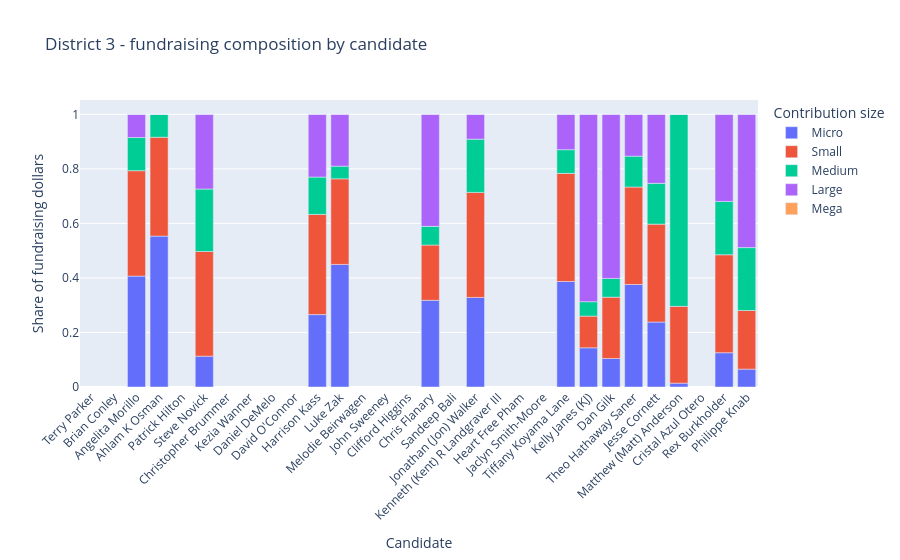

Write notebook code for a chart like this one.
### Markdown cell above
## 7. Fundraising composition, candidate by candidate

Sometimes the clearest way to understand a candidate is to see their whole
funding mix at once rather than one share at a time. Each bar is a candidate,
split by where their dollars came from.

**Edit the district and rerun.** Look for candidates whose bar looks unlike
their neighbours', and check whether their electoral result was unusual too.

### Code cell
# ------------------------------------------------------------
# EDIT THIS LINE to look at a different district.
# ------------------------------------------------------------
district_to_explore = 3
# ------------------------------------------------------------

amount_share_columns = [
    "amount_share_micro",
    "amount_share_small",
    "amount_share_medium",
    "amount_share_large",
    "amount_share_mega",
]

available_columns = [c for c in amount_share_columns if c in analysis.columns]

district_data = analysis[analysis["district"] == district_to_explore]

# melt turns one row per candidate into one row per candidate-and-bin,
# which is the shape plotly needs for a stacked bar chart.
profile_plot = district_data[
    ["canonical_candidate", "is_viable", "mentions"] + available_columns
].melt(
    id_vars=["canonical_candidate", "is_viable", "mentions"],
    var_name="bin",
    value_name="amount_share",
)

# Tidy up the bin names for the legend.
profile_plot["bin"] = (
    profile_plot["bin"].str.replace("amount_share_", "", regex=False).str.title()
)

fig = px.bar(
    profile_plot,
    x="canonical_candidate",
    y="amount_share",
    color="bin",
    hover_data=["is_viable", "mentions"],
    labels={
        "canonical_candidate": "Candidate",
        "amount_share": "Share of fundraising dollars",
        "bin": "Contribution size",
    },
    title=f"District {district_to_explore} - fundraising composition by candidate",
)

fig.update_layout(xaxis_tickangle=-45)
fig.show()

### Figure 1 — Plotly figure (JSON) as saved in the notebook; plotly's stock layout.template omitted (floating-point values rounded to 4 significant figures)
{"data": [{"customdata": [[false, 2799], [false, 6253], [true, 47477], [false, 12133], [false, 1462], [true, 51189], [false, 1914], [false, 19435], [false, 11982], [false, 1007], [false, 9223], [false, 8581], [false, 6165], [false, 1588], [false, 998], [false, 20728], [false, 7250], [false, 8736], [false, 1771], [false, 3742], [false, 1436], [true, 45876], [false, 2684], [false, 3130], [false, 3525], [true, 31392], [false, 4506], [false, 20621], [true, 29335], [false, 19531]], "hovertemplate": "Contribution size=Micro<br>Candidate=%{x}<br>Share of fundraising dollars=%{y}<br>is_viable=%{customdata[0]}<br>mentions=%{customdata[1]}<extra></extra>", "legendgroup": "Micro", "marker": {"color": "#636efa", "pattern": {"shape": ""}}, "name": "Micro", "orientation": "v", "showlegend": true, "textposition": "auto", "type": "bar", "x": ["Terry Parker", "Brian Conley", "Angelita Morillo", "Ahlam K Osman", "Patrick Hilton", "Steve Novick", "Christopher Brummer", "Kezia Wanner", "Daniel DeMelo", "David O'Connor", "Harrison Kass", "Luke Zak", "Melodie Beirwagen", "John Sweeney", "Clifford Higgins", "Chris Flanary", "Sandeep Bali", "Jonathan (Jon) Walker", "Kenneth (Kent) R Landgraver III", "Heart Free Pham", "Jaclyn Smith-Moore", "Tiffany Koyama Lane", "Kelly Janes (KJ)", "Dan Gilk", "Theo Hathaway Saner", "Jesse Cornett", "Matthew (Matt) Anderson", "Cristal Azul Otero", "Rex Burkholder", "Philippe Knab"], "xaxis": "x", "y": [NaN, NaN, 0.4067, 0.5534, NaN, 0.113, NaN, NaN, NaN, NaN, 0.2655, 0.4496, NaN, NaN, NaN, 0.3179, NaN, 0.3286, NaN, NaN, NaN, 0.387, 0.1438, 0.1046, 0.376, 0.2382, 0.01408, NaN, 0.1257, 0.06549], "yaxis": "y"}, {"customdata": [[false, 2799], [false, 6253], [true, 47477], [false, 12133], [false, 1462], [true, 51189], [false, 1914], [false, 19435], [false, 11982], [false, 1007], [false, 9223], [false, 8581], [false, 6165], [false, 1588], [false, 998], [false, 20728], [false, 7250], [false, 8736], [false, 1771], [false, 3742], [false, 1436], [true, 45876], [false, 2684], [false, 3130], [false, 3525], [true, 31392], [false, 4506], [false, 20621], [true, 29335], [false, 19531]], "hovertemplate": "Contribution size=Small<br>Candidate=%{x}<br>Share of fundraising dollars=%{y}<br>is_viable=%{customdata[0]}<br>mentions=%{customdata[1]}<extra></extra>", "legendgroup": "Small", "marker": {"color": "#EF553B", "pattern": {"shape": ""}}, "name": "Small", "orientation": "v", "showlegend": true, "textposition": "auto", "type": "bar", "x": ["Terry Parker", "Brian Conley", "Angelita Morillo", "Ahlam K Osman", "Patrick Hilton", "Steve Novick", "Christopher Brummer", "Kezia Wanner", "Daniel DeMelo", "David O'Connor", "Harrison Kass", "Luke Zak", "Melodie Beirwagen", "John Sweeney", "Clifford Higgins", "Chris Flanary", "Sandeep Bali", "Jonathan (Jon) Walker", "Kenneth (Kent) R Landgraver III", "Heart Free Pham", "Jaclyn Smith-Moore", "Tiffany Koyama Lane", "Kelly Janes (KJ)", "Dan Gilk", "Theo Hathaway Saner", "Jesse Cornett", "Matthew (Matt) Anderson", "Cristal Azul Otero", "Rex Burkholder", "Philippe Knab"], "xaxis": "x", "y": [NaN, NaN, 0.3866, 0.3627, NaN, 0.384, NaN, NaN, NaN, NaN, 0.3674, 0.314, NaN, NaN, NaN, 0.2027, NaN, 0.3852, NaN, NaN, NaN, 0.3965, 0.1163, 0.2249, 0.3574, 0.3591, 0.2817, NaN, 0.3592, 0.2151], "yaxis": "y"}, {"customdata": [[false, 2799], [false, 6253], [true, 47477], [false, 12133], [false, 1462], [true, 51189], [false, 1914], [false, 19435], [false, 11982], [false, 1007], [false, 9223], [false, 8581], [false, 6165], [false, 1588], [false, 998], [false, 20728], [false, 7250], [false, 8736], [false, 1771], [false, 3742], [false, 1436], [true, 45876], [false, 2684], [false, 3130], [false, 3525], [true, 31392], [false, 4506], [false, 20621], [true, 29335], [false, 19531]], "hovertemplate": "Contribution size=Medium<br>Candidate=%{x}<br>Share of fundraising dollars=%{y}<br>is_viable=%{customdata[0]}<br>mentions=%{customdata[1]}<extra></extra>", "legendgroup": "Medium", "marker": {"color": "#00cc96", "pattern": {"shape": ""}}, "name": "Medium", "orientation": "v", "showlegend": true, "textposition": "auto", "type": "bar", "x": ["Terry Parker", "Brian Conley", "Angelita Morillo", "Ahlam K Osman", "Patrick Hilton", "Steve Novick", "Christopher Brummer", "Kezia Wanner", "Daniel DeMelo", "David O'Connor", "Harrison Kass", "Luke Zak", "Melodie Beirwagen", "John Sweeney", "Clifford Higgins", "Chris Flanary", "Sandeep Bali", "Jonathan (Jon) Walker", "Kenneth (Kent) R Landgraver III", "Heart Free Pham", "Jaclyn Smith-Moore", "Tiffany Koyama Lane", "Kelly Janes (KJ)", "Dan Gilk", "Theo Hathaway Saner", "Jesse Cornett", "Matthew (Matt) Anderson", "Cristal Azul Otero", "Rex Burkholder", "Philippe Knab"], "xaxis": "x", "y": [NaN, NaN, 0.1216, 0.08387, NaN, 0.229, NaN, NaN, NaN, NaN, 0.137, 0.04642, NaN, NaN, NaN, 0.06852, NaN, 0.1952, NaN, NaN, NaN, 0.08691, 0.05285, 0.06877, 0.1133, 0.1497, 0.7042, NaN, 0.1958, 0.2307], "yaxis": "y"}, {"customdata": [[false, 2799], [false, 6253], [true, 47477], [false, 12133], [false, 1462], [true, 51189], [false, 1914], [false, 19435], [false, 11982], [false, 1007], [false, 9223], [false, 8581], [false, 6165], [false, 1588], [false, 998], [false, 20728], [false, 7250], [false, 8736], [false, 1771], [false, 3742], [false, 1436], [true, 45876], [false, 2684], [false, 3130], [false, 3525], [true, 31392], [false, 4506], [false, 20621], [true, 29335], [false, 19531]], "hovertemplate": "Contribution size=Large<br>Candidate=%{x}<br>Share of fundraising dollars=%{y}<br>is_viable=%{customdata[0]}<br>mentions=%{customdata[1]}<extra></extra>", "legendgroup": "Large", "marker": {"color": "#ab63fa", "pattern": {"shape": ""}}, "name": "Large", "orientation": "v", "showlegend": true, "textposition": "auto", "type": "bar", "x": ["Terry Parker", "Brian Conley", "Angelita Morillo", "Ahlam K Osman", "Patrick Hilton", "Steve Novick", "Christopher Brummer", "Kezia Wanner", "Daniel DeMelo", "David O'Connor", "Harrison Kass", "Luke Zak", "Melodie Beirwagen", "John Sweeney", "Clifford Higgins", "Chris Flanary", "Sandeep Bali", "Jonathan (Jon) Walker", "Kenneth (Kent) R Landgraver III", "Heart Free Pham", "Jaclyn Smith-Moore", "Tiffany Koyama Lane", "Kelly Janes (KJ)", "Dan Gilk", "Theo Hathaway Saner", "Jesse Cornett", "Matthew (Matt) Anderson", "Cristal Azul Otero", "Rex Burkholder", "Philippe Knab"], "xaxis": "x", "y": [NaN, NaN, 0.08509, 0.0, NaN, 0.274, NaN, NaN, NaN, NaN, 0.23, 0.19, NaN, NaN, NaN, 0.4109, NaN, 0.09109, NaN, NaN, NaN, 0.1296, 0.6871, 0.6017, 0.1533, 0.253, 0.0, NaN, 0.3193, 0.4888], "yaxis": "y"}, {"customdata": [[false, 2799], [false, 6253], [true, 47477], [false, 12133], [false, 1462], [true, 51189], [false, 1914], [false, 19435], [false, 11982], [false, 1007], [false, 9223], [false, 8581], [false, 6165], [false, 1588], [false, 998], [false, 20728], [false, 7250], [false, 8736], [false, 1771], [false, 3742], [false, 1436], [true, 45876], [false, 2684], [false, 3130], [false, 3525], [true, 31392], [false, 4506], [false, 20621], [true, 29335], [false, 19531]], "hovertemplate": "Contribution size=Mega<br>Candidate=%{x}<br>Share of fundraising dollars=%{y}<br>is_viable=%{customdata[0]}<br>mentions=%{customdata[1]}<extra></extra>", "legendgroup": "Mega", "marker": {"color": "#FFA15A", "pattern": {"shape": ""}}, "name": "Mega", "orientation": "v", "showlegend": true, "textposition": "auto", "type": "bar", "x": ["Terry Parker", "Brian Conley", "Angelita Morillo", "Ahlam K Osman", "Patrick Hilton", "Steve Novick", "Christopher Brummer", "Kezia Wanner", "Daniel DeMelo", "David O'Connor", "Harrison Kass", "Luke Zak", "Melodie Beirwagen", "John Sweeney", "Clifford Higgins", "Chris Flanary", "Sandeep Bali", "Jonathan (Jon) Walker", "Kenneth (Kent) R Landgraver III", "Heart Free Pham", "Jaclyn Smith-Moore", "Tiffany Koyama Lane", "Kelly Janes (KJ)", "Dan Gilk", "Theo Hathaway Saner", "Jesse Cornett", "Matthew (Matt) Anderson", "Cristal Azul Otero", "Rex Burkholder", "Philippe Knab"], "xaxis": "x", "y": [NaN, NaN, 0.0, 0.0, NaN, 0.0, NaN, NaN, NaN, NaN, 0.0, 0.0, NaN, NaN, NaN, 0.0, NaN, 0.0, NaN, NaN, NaN, 0.0, 0.0, 0.0, 0.0, 0.0, 0.0, NaN, 0.0, 0.0], "yaxis": "y"}], "layout": {"barmode": "relative", "legend": {"title": {"text": "Contribution size"}, "tracegroupgap": 0}, "title": {"text": "District 3 - fundraising composition by candidate"}, "xaxis": {"anchor": "y", "domain": [0, 1], "tickangle": -45, "title": {"text": "Candidate"}}, "yaxis": {"anchor": "x", "domain": [0, 1], "title": {"text": "Share of fundraising dollars"}}}}
